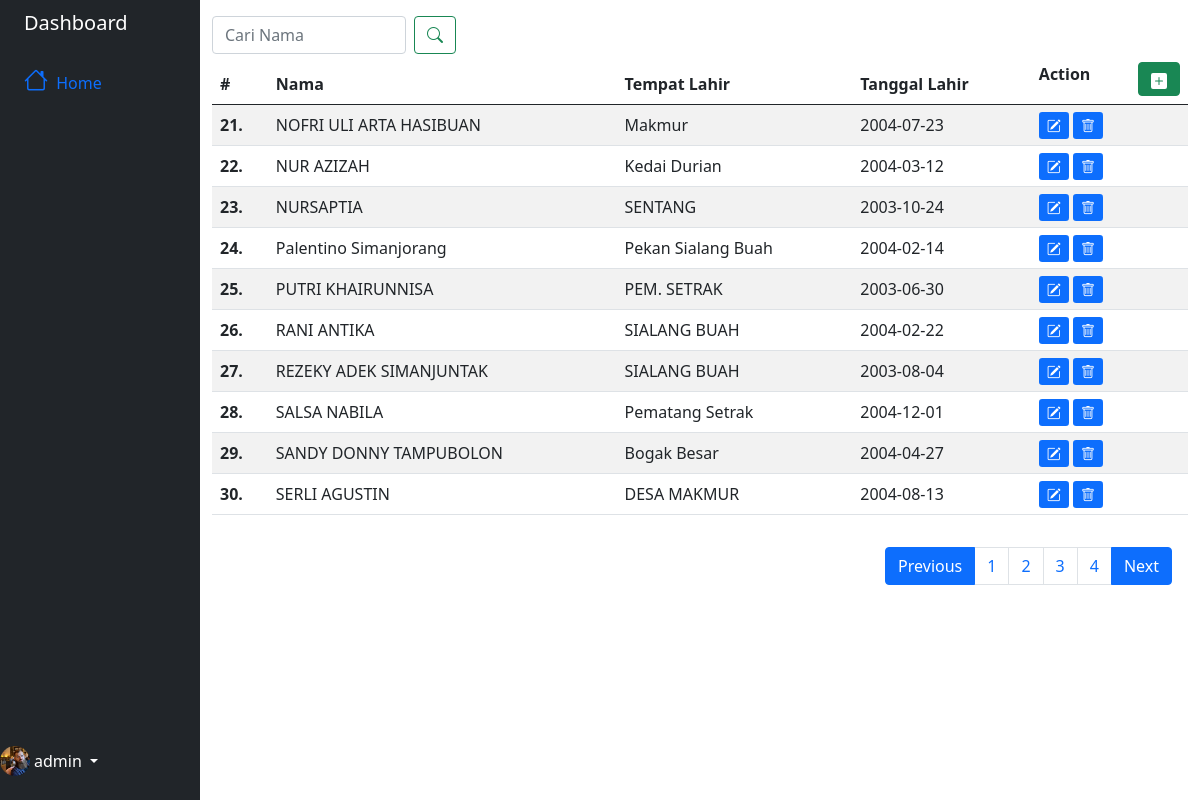
Screenshot of /admin/dashboard.php?halaman=3 (signed in) with the database file from the repository.
### tables this page shows
CREATE TABLE `db_login` (
  `id` int(11) NOT NULL,
  `username` text NOT NULL,
  `password` text NOT NULL
);

CREATE TABLE `db_siswa` (
  `id` int(11) NOT NULL,
  `nama` text NOT NULL,
  `tempat_lahir` text NOT NULL,
  `tanggal_lahir` date NOT NULL
);

### admin/dashboard.php (the view, shortened to what this page needs)
  <!doctype html>
<html lang="en">
  <head>
    <link href="https://cdn.jsdelivr.net/npm/bootstrap@5.0.2/dist/css/bootstrap.min.css" rel="stylesheet">
    <link rel="stylesheet" href="https://cdn.jsdelivr.net/npm/bootstrap-icons@1.7.2/font/bootstrap-icons.css">
  </head>
  <body>
      <div class="container-fluid">
    <div class="row flex-nowrap">
        <div class="col-auto col-md-3 col-xl-2 px-sm-2 px-0 bg-dark">
            <div class="d-flex flex-column align-items-center align-items-sm-start px-3 pt-2 text-white min-vh-100">
                <a href="#" class="d-flex align-items-center pb-3 mb-md-0 me-md-auto text-white text-decoration-none">
                    <span class="fs-5 d-none d-sm-inline">Dashboard</span>
                </a>
                <ul class="nav nav-pills flex-column mb-sm-auto mb-0 align-items-center align-items-sm-start" id="menu">
                    <li class="nav-item">
                        <a href="/admin/" class="nav-link align-middle px-0">
                            <i class="fs-4 bi-house"></i> <span class="ms-1 d-none d-sm-inline">Home</span>
                        </a>
                    </li>
                </ul>
                <?php
                 $dbc = new mysqli("localhost", "root", "", "datasiswa-db");
                 $query = "SELECT * FROM db_login WHERE id = 1";
                 $result = $dbc->query("$query");
                 while ($row = mysqli_fetch_row($result)) {
                     ?>
                <div class="dropdown pb-4 fixed-bottom">
                    <a href="#" class="d-flex align-items-center text-white text-decoration-none dropdown-toggle" id="dropdownUser1" data-bs-toggle="dropdown" aria-expanded="false">
                        <img src="./img/profile.jpeg" alt="hugenerd" width="30" height="30" class="rounded-circle">
                        <span class="d-none d-sm-inline mx-1"><?=htmlspecialchars($row[1]);?></span>
                     <?php } ?>
                    </a>
                </div>
            </div>
        </div>
        <div class="col py-3">
        <form class="d-flex col-md-3 col-xs-3" action="" method="GET">
        <input class="form-control me-2" type="text" placeholder="Cari Nama" name="q" aria-label="Search">
        <button class="btn btn-outline-success" type="submit"><i class="bi bi-search"></i></button>
      </form>
        <table class="table table-resposive table-striped">
<thead>
    <tr>
        <th scope="col">#</th>
        <th scope="col">Nama</th>
        <th scope="col">Tempat Lahir</th>
        <th scope="col">Tanggal Lahir</th>
        <th scope="col">Action
        <a class="btn btn-success pt-1 pb-1" data-bs-toggle="modal" data-bs-target="#addModal" style="float:right;">
                <svg xmlns="http://www.w3.org/2000/svg" width="16" height="16" fill="currentColor" class="bi bi-plus-square-fill" viewBox="0 0 16 16">
  <path d="M2 0a2 2 0 0 0-2 2v12a2 2 0 0 0 2 2h12a2 2 0 0 0 2-2V2a2 2 0 0 0-2-2H2zm6.5 4.5v3h3a.5.5 0 0 1 0 1h-3v3a.5.5 0 0 1-1 0v-3h-3a.5.5 0 0 1 0-1h3v-3a.5.5 0 0 1 1 0z"></path>
</svg></a></th>
    </tr>
</thead>
<tbody>
    <?php
    include "config.php";
    $batas = 10;
    $q = mysqli_real_escape_string($dbc, htmlspecialchars(htmlentities(stripslashes($_REQUEST["q"]))));
	$halaman = isset($_GET['halaman'])?(int)$_GET['halaman'] : 1;
	$halaman_awal = ($halaman>1) ? ($halaman * $batas) - $batas : 0;
	$previous = $halaman - 1;
	$next = $halaman + 1;
	$data = mysqli_query($dbc,"select * FROM `db_siswa`");
	$jumlah_data = mysqli_num_rows($data);
	$total_halaman = ceil($jumlah_data / $batas);
    if (!empty($q)) {
        $data_siswa = mysqli_query($dbc, "select * from `db_siswa` where nama like '%$q%'");
    } else {
    $data_siswa = mysqli_query($dbc, "select * FROM `db_siswa` limit $halaman_awal, $batas");
    }
	$nomor = $halaman_awal+1;
    while ($row = mysqli_fetch_row($data_siswa)) {
        ?>
    <tr>
        <th scope="row"><?=$nomor++; ?>.</th>
        <td><?=$row[1]; ?></td>
        <td><?=$row[2]; ?></td>
        <td><?=$row[3]; ?></td>
        <td><a class="btn-sm btn-primary" data-bs-toggle="modal" data-bs-target="#updateModal<?=$row[0]; ?>">
        <i class="bi bi-pencil-square"></i></a>
        <a href="delete_data.php?id=<?=$row[0];?>" class="btn-sm btn-primary" onclick="return confirm('Apakah anda yakin ingin menghapus ini?')"><i class="bi bi-trash"></i></a></td>
    </tr>
    <?php
    }
    ?>
</tbody>
</table>
<nav>
			<ul class="pagination justify-content-end p-3">
				<li class="page-item active">
					<a class="page-link" <?php if($halaman > 1){ echo "href='?halaman=$previous'"; } ?>>Previous</a>
				</li>
				<?php
				for($x=1;$x<=$total_halaman;$x++){
					?>
					<li class="page-item"><a class="page-link" href="?halaman=<?php echo $x ?>"><?php echo $x; ?></a></li>
					<?php
				}
				?>
				<li class="page-item active">
					<a  class="page-link" <?php if($halaman < $total_halaman) { echo "href='?halaman=$next'"; } ?>>Next</a>
				</li>
			</ul>
		</nav>
        </div>
    </div>
</div>
  </body>
</html>

### rows the page displays
db_login: username "admin"
db_siswa: nama "NOFRI ULI ARTA HASIBUAN", tempat_lahir "Makmur", tanggal_lahir "2004-07-23"
db_siswa: nama "NUR AZIZAH", tempat_lahir "Kedai Durian", tanggal_lahir "2004-03-12"
db_siswa: nama "NURSAPTIA", tempat_lahir "SENTANG", tanggal_lahir "2003-10-24"
db_siswa: nama "Palentino Simanjorang", tempat_lahir "Pekan Sialang Buah", tanggal_lahir "2004-02-14"
db_siswa: nama "PUTRI KHAIRUNNISA", tempat_lahir "PEM. SETRAK", tanggal_lahir "2003-06-30"
db_siswa: nama "RANI ANTIKA", tempat_lahir "SIALANG BUAH", tanggal_lahir "2004-02-22"
db_siswa: nama "REZEKY ADEK SIMANJUNTAK", tempat_lahir "SIALANG BUAH", tanggal_lahir "2003-08-04"
db_siswa: nama "SALSA NABILA", tempat_lahir "Pematang Setrak", tanggal_lahir "2004-12-01"
db_siswa: nama "SANDY DONNY TAMPUBOLON", tempat_lahir "Bogak Besar", tanggal_lahir "2004-04-27"
db_siswa: nama "SERLI AGUSTIN", tempat_lahir "DESA MAKMUR", tanggal_lahir "2004-08-13"
